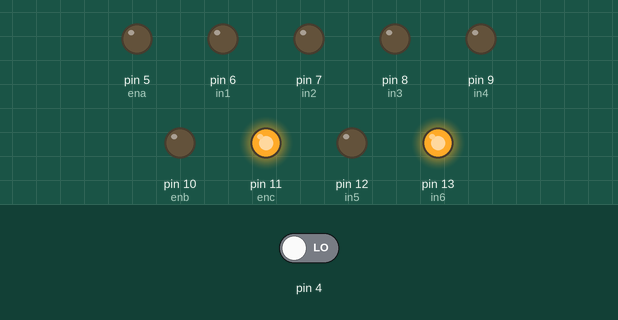
Recording of a sketch running on a simulated Arduino Uno, built with avr-gcc and run on an emulated ATmega328P. On the bench: output pins drawn as LEDs (lit = HIGH). The inputs (shaded band) are chosen by the test bench; at power-on: pin 4 LOW. What the sketch prints to the serial monitor is not drawn.

Above: at 0.1 s.
At 36.1 s:
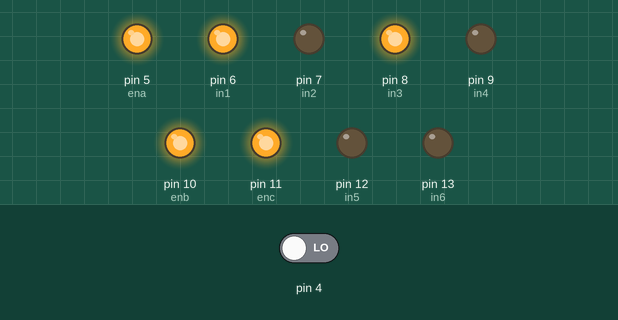
At 41.1 s:
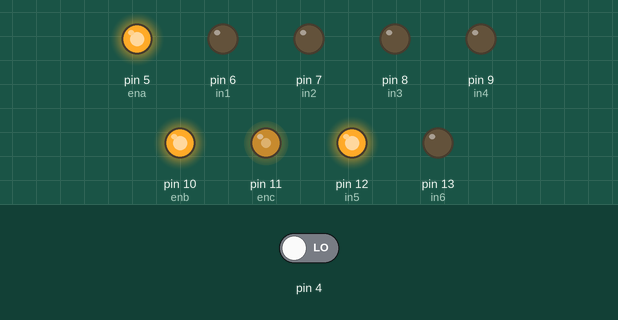
At 61.1 s:
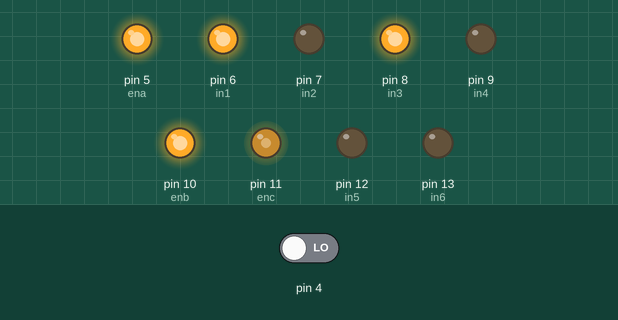
At 66.1 s:
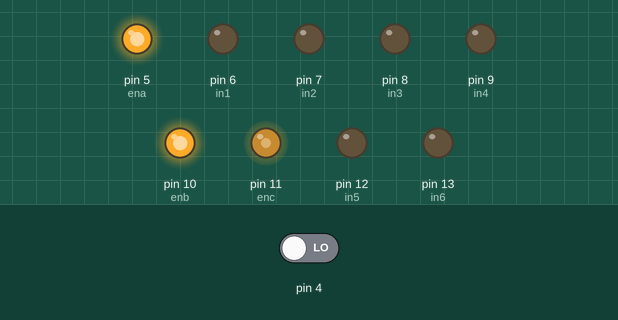
Timing chart, 0 to 67.6 s (numbered marks = the images above):
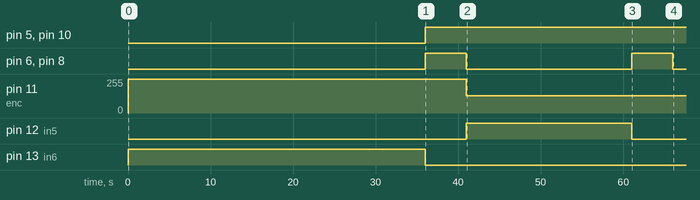

The sketch:

FINAL.ino
```cpp
int ena = 5;
int in1 = 6;
int in2 = 7;
int in3 = 8;
int in4 = 9;
int enb = 10;
int enc = 11;
int in5 = 12;
int in6 = 13;

int z=0;
void setup() {
  pinMode(4,INPUT );
  pinMode(ena, OUTPUT);
  pinMode(in1, OUTPUT);
  pinMode(in2, OUTPUT);
  pinMode(enb, OUTPUT);
  pinMode(in3, OUTPUT);
  pinMode(in4, OUTPUT);
  pinMode(enc, OUTPUT);
  pinMode(in5, OUTPUT);
  pinMode(in6, OUTPUT);
  Serial.begin(9600);
}

void loop() {
 if (z<2){
  int sensorValue = digitalRead(4);
  Serial.println("SENSOR VALUE : ");
  Serial.println(sensorValue);
  if(sensorValue==1){

    digitalWrite(in1,HIGH);
    digitalWrite(in2,LOW);
    analogWrite(ena, 255);
    digitalWrite(in3,HIGH);
    digitalWrite(in4,LOW);
    analogWrite(enb, 255);
    digitalWrite(in5,LOW);
    digitalWrite(in6,LOW);

    }
  else{
       Serial.print("HELLO");
       digitalWrite(in1,LOW);
       digitalWrite(in2,LOW);
       digitalWrite(in3,LOW);
       digitalWrite(in4,LOW);

       if(z%2==0){
         digitalWrite(in5,LOW);
         digitalWrite(in6,HIGH);
         analogWrite(enc, 255);
         delay(36000);
         digitalWrite(in5,LOW);
         digitalWrite(in6,LOW);
         z++;
         Serial.print(z);


         digitalWrite(in1,HIGH);
         digitalWrite(in2,LOW);
         analogWrite(ena, 255);
         digitalWrite(in3,HIGH);
         digitalWrite(in4,LOW);
         analogWrite(enb, 255);
         delay(5000);
         digitalWrite(in1,LOW);
         digitalWrite(in2,LOW);
         digitalWrite(in3,LOW);
         digitalWrite(in4,LOW);}

        else if(z%2!=0){
         digitalWrite(in5,HIGH);
         digitalWrite(in6,LOW);
         analogWrite(enc, 130);
         delay(20000);
         digitalWrite(in5,LOW);
         digitalWrite(in6,LOW);
         z++;
         Serial.print(z);

         digitalWrite(in1,HIGH);
         digitalWrite(in2,LOW);
         analogWrite(ena, 255);
         digitalWrite(in3,HIGH);
         digitalWrite(in4,LOW);
         analogWrite(enb, 255);
         delay(5000);
         digitalWrite(in1,LOW);
         digitalWrite(in2,LOW);
         digitalWrite(in3,LOW);
         digitalWrite(in4,LOW);}
        }

         }


}
```

Measured:
- by itself, pin 5 (ena), pin 10 (enb): LOW → HIGH at 36.0 s
- by itself, pin 6 (in1), pin 8 (in3): alternates HIGH for 5.0 s and LOW for 20.0 s, 4 changes in all, then stays LOW
- by itself, pin 11 (enc): 0/255 → 255/255 at 0.00 s, → 130/255 41.0 s later
- by itself, pin 12 (in5): LOW → HIGH at 41.0 s, → LOW 20.0 s later
- by itself, pin 13 (in6): LOW → HIGH at 0.00 s, → LOW 36.0 s later
